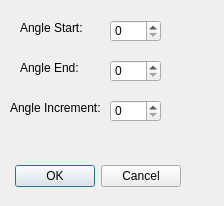
<?xml version="1.0" encoding="UTF-8"?>
<ui version="4.0">
 <class>DlgMarkOptSettings</class>
 <widget class="QDialog" name="DlgMarkOptSettings">
  <property name="geometry">
   <rect>
    <x>0</x>
    <y>0</y>
    <width>224</width>
    <height>206</height>
   </rect>
  </property>
  <property name="windowTitle">
   <string>Dialog</string>
  </property>
  <widget class="QDialogButtonBox" name="buttonBox">
   <property name="geometry">
    <rect>
     <x>0</x>
     <y>160</y>
     <width>181</width>
     <height>32</height>
    </rect>
   </property>
   <property name="orientation">
    <enum>Qt::Horizontal</enum>
   </property>
   <property name="standardButtons">
    <set>QDialogButtonBox::Cancel|QDialogButtonBox::Ok</set>
   </property>
  </widget>
  <widget class="QSpinBox" name="spinBoxYawStart">
   <property name="geometry">
    <rect>
     <x>110</x>
     <y>20</y>
     <width>51</width>
     <height>22</height>
    </rect>
   </property>
  </widget>
  <widget class="QSpinBox" name="spinBoxYawEnd">
   <property name="geometry">
    <rect>
     <x>110</x>
     <y>60</y>
     <width>51</width>
     <height>22</height>
    </rect>
   </property>
  </widget>
  <widget class="QSpinBox" name="spinBoxYawInc">
   <property name="geometry">
    <rect>
     <x>110</x>
     <y>100</y>
     <width>51</width>
     <height>22</height>
    </rect>
   </property>
  </widget>
  <widget class="QLabel" name="label">
   <property name="geometry">
    <rect>
     <x>20</x>
     <y>20</y>
     <width>71</width>
     <height>16</height>
    </rect>
   </property>
   <property name="text">
    <string>Angle Start:</string>
   </property>
  </widget>
  <widget class="QLabel" name="label_2">
   <property name="geometry">
    <rect>
     <x>20</x>
     <y>60</y>
     <width>61</width>
     <height>16</height>
    </rect>
   </property>
   <property name="text">
    <string>Angle End:</string>
   </property>
  </widget>
  <widget class="QLabel" name="label_3">
   <property name="geometry">
    <rect>
     <x>10</x>
     <y>100</y>
     <width>91</width>
     <height>16</height>
    </rect>
   </property>
   <property name="text">
    <string>Angle Increment:</string>
   </property>
  </widget>
 </widget>
 <resources/>
 <connections>
  <connection>
   <sender>buttonBox</sender>
   <signal>accepted()</signal>
   <receiver>DlgMarkOptSettings</receiver>
   <slot>accept()</slot>
   <hints>
    <hint type="sourcelabel">
     <x>248</x>
     <y>254</y>
    </hint>
    <hint type="destinationlabel">
     <x>157</x>
     <y>274</y>
    </hint>
   </hints>
  </connection>
  <connection>
   <sender>buttonBox</sender>
   <signal>rejected()</signal>
   <receiver>DlgMarkOptSettings</receiver>
   <slot>reject()</slot>
   <hints>
    <hint type="sourcelabel">
     <x>316</x>
     <y>260</y>
    </hint>
    <hint type="destinationlabel">
     <x>286</x>
     <y>274</y>
    </hint>
   </hints>
  </connection>
 </connections>
</ui>
